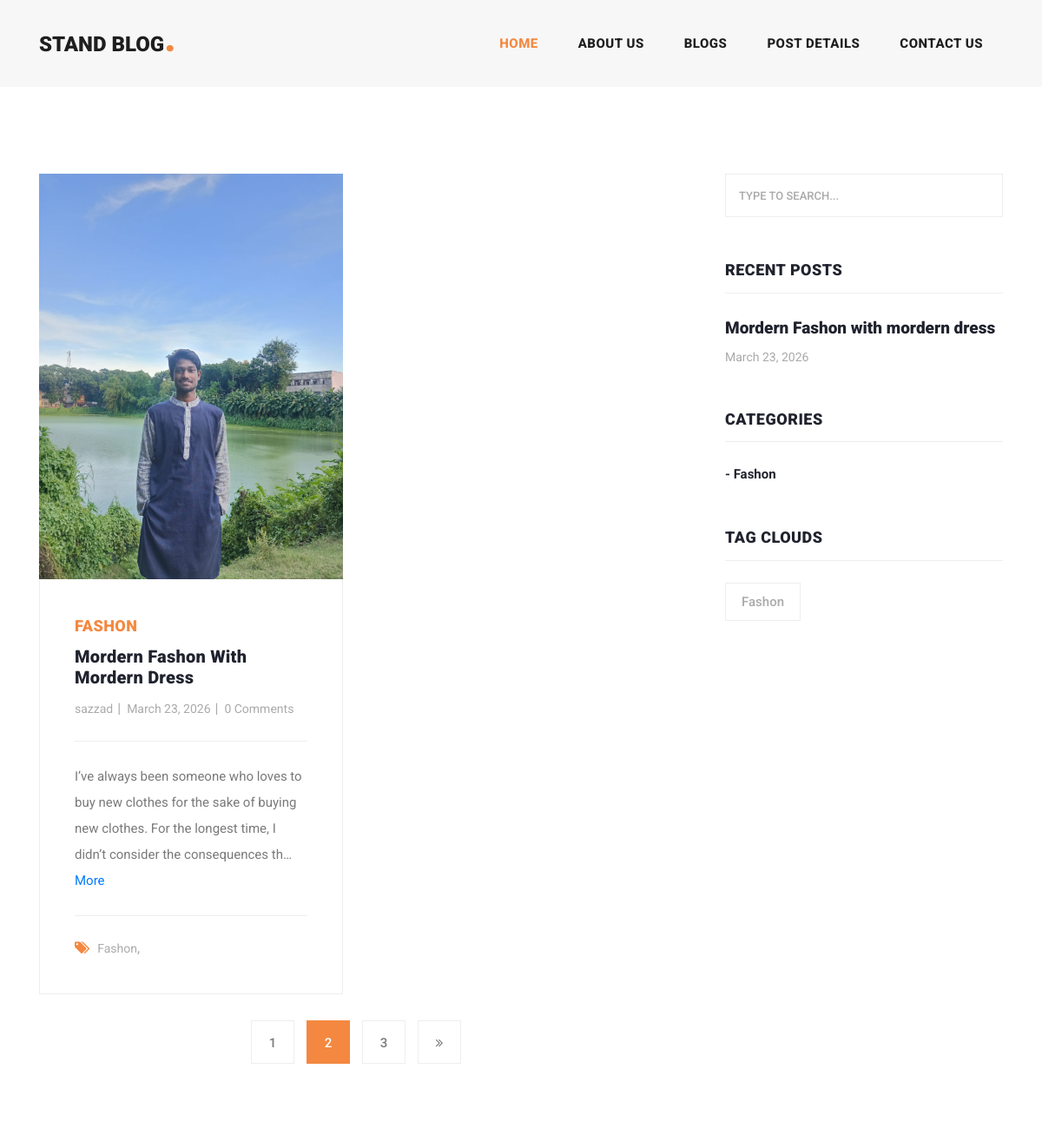
Page /blogs/ (upper part) on the earlier database version.
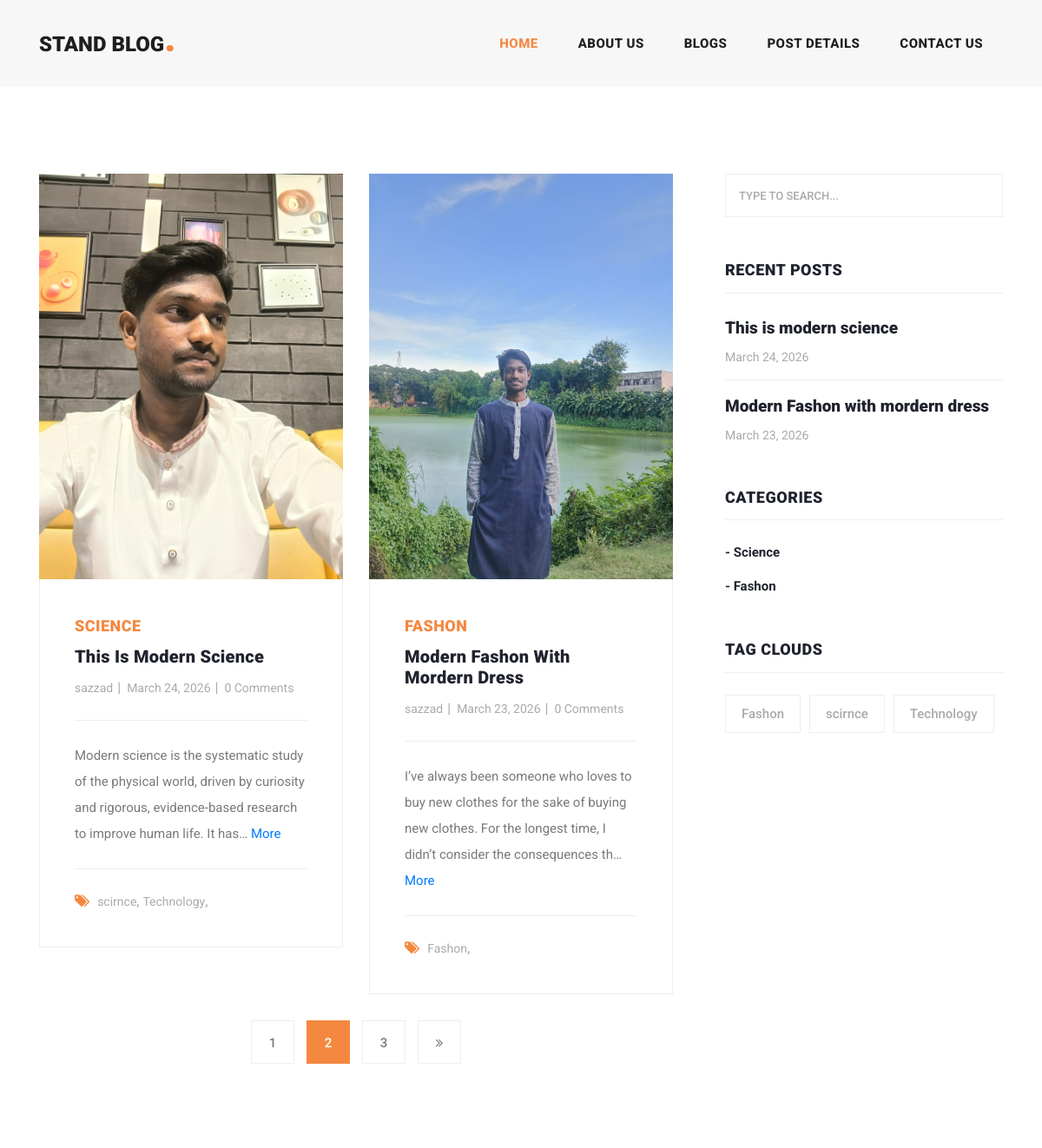
Same page on the later database version.
### blogapp/models.py (models this page shows, shortened)
class Blog(models.Model):
    user = models.ForeignKey(
        User,
        related_name='user_blogs',
        on_delete=models.CASCADE
    )
    category = models.ForeignKey(
        Category,
        related_name='category_blogs',
        on_delete=models.CASCADE
    )
    tag = models.ManyToManyField(
        Tag,
        related_name='tag_blogs',
        blank=True
    )
    title = models.CharField(
        max_length=250,
    )
    description = models.TextField(
        max_length=1000,
    )
    slug = models.SlugField(blank=True, unique=True)
    banner = models.ImageField(upload_to='blogs_banner')
    created_date = models.DateField(auto_now_add=True)

class Category(models.Model):
    title = models.CharField(max_length=100)
    slug = models.SlugField(blank=True, unique=True)
    created_date = models.DateField(auto_now_add=True)
    def __str__(self):
        return self.title

class Tag(models.Model):
    title = models.CharField(max_length=100)
    slug = models.SlugField(blank=True, unique=True)
    created_date = models.DateField(auto_now_add=True)

### account/models.py (models this page shows, shortened)
class User(AbstractUser):
    email = models.EmailField(
        max_length=150,
        unique= True
    )
    profile_picture = models.ImageField(
        upload_to="user_profile/",
        default="user-profile/default.png"
    )
    REQUIRED_FIELDS = ["email"]
    objects = CustomUserManager()

### blogapp/views.py (the view)
# urls.py: path('blogs/', blogs, name="blogs"),
def blogs(request):
    queryset = Blog.objects.order_by('-created_date')
    tags = Tag.objects.order_by('-created_date')
    categories = Category.objects.order_by('-created_date')
    page = request.GET.get('page', 1)
    paginator = Paginator(queryset, 2)
    try:
        blogs = paginator.page(page)
    except PageNotAnInteger:
        blogs = paginator.page(1)
    except EmptyPage:
        blogs = paginator.page(1)
    context = {
        'blogs':blogs,
        'tags':tags,
        'categories':categories,
        'paginator':paginator
    }
    return render(request, 'blogs.html', context)

### templates/blogs.html (shortened to what this page needs)
{% extends 'base.html' %}
{% load static %}
{% block content %}
    <section class="blog-posts grid-system">
      <div class="container">
        <div class="row">
          <div class="col-lg-8">
            <div class="all-blog-posts">
              <div class="row">
                {% include 'blog_card.html' %}
                {% include 'pagination.html' %}
              </div>
            </div>
          </div>
          {% include 'sidebar.html' %}
        </div>
      </div>
    </section>
{% endblock content %}

### templates/blog_card.html
{% load static %} {% for blog in blogs %}
<div class="col-lg-6">
  <div class="blog-post">
    <div class="blog-thumb">
      <img src="{{blog.banner.url}}" alt="" />
    </div>
    <div class="down-content">
      <span>{{blog.category}}</span>
      <a href="{% url 'blog_details' blog.slug %}"><h4>{{blog.title}}</h4></a>
      <ul class="post-info">
        <li><a href="#">{{blog.user.username}}</a></li>
        <li><a href="#">{{blog.created_date}}</a></li>
        <li><a href="#">{{blog.blogs_comment.all.count}} Comments</a></li>
      </ul>
      <p>{{blog.description|truncatechars:150}}
      {% if blog.description|length > 150 %}
      <a href="{% url 'blog_details' blog.slug %}">More</a>
      {% endif %}
      </p>
      <div class="post-options">
        <div class="row">
          <div class="col-lg-12">
            <ul class="post-tags">
              <li><i class="fa fa-tags"></i></li>
              {% if blog.tag.all.count > 0 %} {% for tag in blog.tag.all %}
              <li><a href="{% url 'tag_blogs' tag.slug %}">{{tag.title}}</a>,</li>
              {% endfor %} {% else %}
              <li>None</li>
              {% endif %}
            </ul>
          </div>
        </div>
      </div>
    </div>
  </div>
</div>
{% endfor %}

### templates/sidebar.html
<div class="col-lg-4">
  <div class="sidebar">
    <div class="row">
      <div class="col-lg-12">
        <div class="sidebar-item search">
          <form id="search_form" name="gs" method="GET" action="#">
            <input
              type="text"
              name="q"
              class="searchText"
              placeholder="type to search..."
              autocomplete="on"
            />
          </form>
        </div>
      </div>
      <div class="col-lg-12">
        <div class="sidebar-item recent-posts">
          <div class="sidebar-heading">
            <h2>Recent Posts</h2>
          </div>
          <div class="content">
            <ul>
              {% for blog in blogs %}
              <li>
                <a href="post-details.html">
                  <h5>
                    {{blog.title}}
                  </h5>
                  <span>{{blog.created_date}}</span>
                </a>
              </li>
              {% endfor %}
            </ul>
          </div>
        </div>
      </div>
      <div class="col-lg-12">
        <div class="sidebar-item categories">
          <div class="sidebar-heading">
            <h2>Categories</h2>
          </div>
          <div class="content">
            <ul>
              {% for category in categories %}
              <li><a href="{% url 'category_blogs' category.slug %}">- {{category.title}}</a></li>
              {% endfor %}
            </ul>
          </div>
        </div>
      </div>
      <div class="col-lg-12">
        <div class="sidebar-item tags">
          <div class="sidebar-heading">
            <h2>Tag Clouds</h2>
          </div>
          <div class="content">
            <ul>
              {% for tag in tags %}
              <li><a href="{% url 'tag_blogs'  tag.slug %}">{{tag.title}}</a></li>
              {% endfor %}
            </ul>
          </div>
        </div>
      </div>
    </div>
  </div>
</div>

Differences in the rows shown:
added Blog: banner (picture), category "SCIENCE", title "This Is Modern Science", user.username "sazzad", created_date "March 24, 2026", blogs_comment.all.count "0", description "Modern science is the systematic study of the physical world, driven by curiosity and rigorous, evidence-based research to improve human life. It has…", shows "More", title "This is modern science"
added Tag: title "scirnce"
added Tag: title "Technology"
changed Blog "FASHON": title "Mordern Fashon With Mordern Dress" → "Modern Fashon With Mordern Dress"; title "Mordern Fashon with mordern dress" → "Modern Fashon with mordern dress"
added Category: title "Science"
